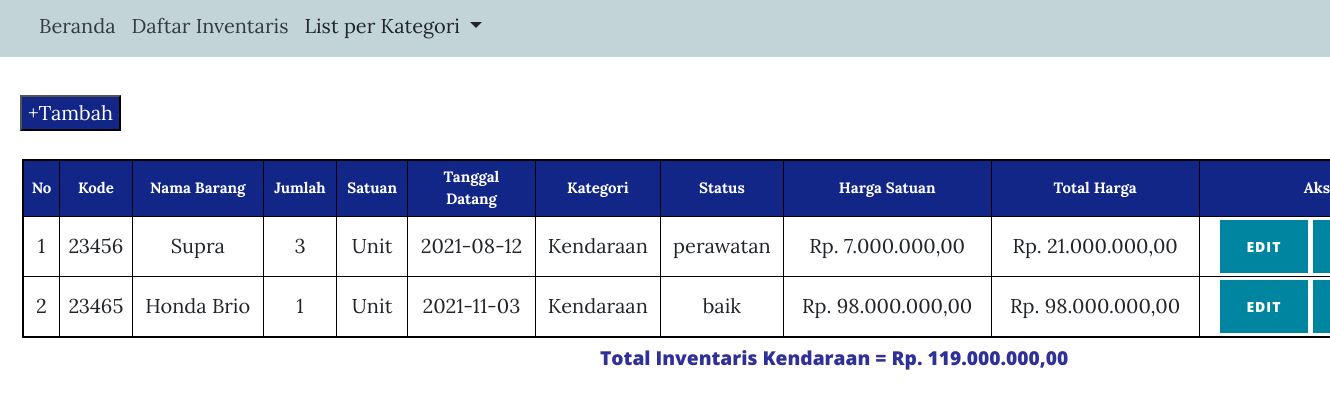
/kendaraan.php (signed in), run on the app's committed database.
### tables this page shows
CREATE TABLE `inventaris` (
  `kode_barang` varchar(30) NOT NULL,
  `nama_barang` varchar(30) NOT NULL,
  `jumlah` int(11) NOT NULL,
  `satuan` varchar(15) NOT NULL,
  `tgl_datang` date NOT NULL,
  `kategori` varchar(20) NOT NULL,
  `status_barang` varchar(20) NOT NULL,
  `harga` int(20) NOT NULL
);

### kendaraan.php (the view, shortened to what this page needs)
<?php
  include 'koneksi.php';
?>
<!DOCTYPE html>
<html>
  <head>
  <link href="vendor/bootstrap/css/bootstrap.min.css" rel="stylesheet">
  <link href="vendor/fontawesome-free/css/all.min.css" rel="stylesheet" type="text/css">
  <link href="css/clean-blog.min.css" rel="stylesheet">
  </head>
  <body>
<nav style="background-color: #C2D4D8; padding-top: 3px;" class="navbar navbar-expand-sm list-position">
    <div class="container-fluid">
        <ul class="navbar-nav me-auto mb-1 mb-lg-0">
            <li class="nav-item me-3">
                <a class="nav-link active text-dark" href="menu.php">Beranda</a>
            </li>
            <li class="nav-item me-3">
                <a class="nav-link active text-dark" href="data.php">Daftar Inventaris</a>
            </li>
            <li class="nav-item dropdown me-3">
                <a class="nav-link dropdown-toggle" href="#" id="navbarDropdown" role="button" data-toggle="dropdown" aria-haspopup="true" aria-expanded="false">
                    List per Kategori
                </a>
            </li>
        </ul>
    </div>
</nav><br>
  <div>
    <ul class="navbar-nav text-uppercase ml-auto">
        <li class="nav-item"><a class="nav-link js-scroll-trigger" href="tambahinves.php">
        <button style="background-color:#122687; margin-left:20px; margin-bottom:20px;" type="button" class="bg-logout text-white" align="right" >
        +Tambah</button></a></li>
    </ul>
  </div>
  <table border="1" class="text-center" align="center" cellpadding="3" cellspacing="5">
   <tr>
   <tr>
        <th>No</th>
        <th>Kode</th>
        <th>Nama Barang</th>
        <th>Jumlah</th>
        <th>Satuan</th>
        <th>Tanggal<br>Datang</th>
        <th>Kategori</th>
        <th>Status</th>
        <th>Harga Satuan</th>
        <th>Total Harga</th>
        <th>Aksi</th>
   </tr>
   <?php
         $count = 1;
        $total_harga = 0;
        function convert($value)
            {
                $hasil = "Rp. " . number_format($value, 2, ',', '.');
                return $hasil;
            }
            $query = mysqli_query($conn, "SELECT * from inventaris WHERE kategori='Kendaraan'");
            while($data=mysqli_fetch_array($query))
       { ?>
<tr>
              <td><?php echo $count; ?></td>
              <td><?php echo $data['kode_barang']; ?></td>
              <td><?php echo $data['nama_barang']; ?></td>
              <td><?php echo $data['jumlah']; ?></td>
              <td><?php echo $data['satuan']; ?></td>
              <td><?php echo $data['tgl_datang']; ?></td>
              <td><?php echo $data['kategori']; ?></td>
              <td><?php echo $data['status_barang']; ?></td>
              <td><?php echo convert($data['harga']); ?></td>
              <td><?php echo convert($data['harga'] * $data['jumlah']); ?></td>
              <td>
                  <a href=edit.php?kode_barang=<?php echo $data['kode_barang'];?>><button class="btn btn-primary">Edit</button></a>
                  <a href=hapus.php?kode_barang=<?php echo $data['kode_barang'];?>><button class="btn btn-primary">Hapus</button></a>
              </td>
            <?php
                $count = $count + 1;
                $total_harga = $total_harga + ($data['harga'] * $data['jumlah']);
                }
            ?>
            </tr>
    </table>
    <h1 style="clear:both;margin-left:600px;margin-top:8px;font-size:1.2rem;"><?php echo "Total Inventaris Kendaraan = " . convert($total_harga); ?></h1>
  </body>
</html>

### kendaraan.php (style rules this page uses)
body { font-family: 'Outfit', sans-serif; font-size: 0.8rem; width:110%; }
table { width: 97%; border: 2px solid black; text-align: center; padding:5px; }
th { text-align: center; background: #122687; color: white; padding:5px; font-size: 15px; }
td { text-align: center; }
.bg-logout { background:#122687;color:white; }

### data on the page
inventaris: kode_barang "23456", nama_barang "Supra", jumlah "3", satuan "Unit", tgl_datang "2021-08-12", kategori "Kendaraan", status_barang "perawatan", harga "Rp. 7.000.000,00", convert($data['harga'] * $data['jumlah']) "Rp. 21.000.000,00"
inventaris: kode_barang "23465", nama_barang "Honda Brio", jumlah "1", satuan "Unit", tgl_datang "2021-11-03", kategori "Kendaraan", status_barang "baik", harga "Rp. 98.000.000,00", convert($data['harga'] * $data['jumlah']) "Rp. 98.000.000,00"

### other printed values
convert($total_harga) "Rp. 119.000.000,00"
